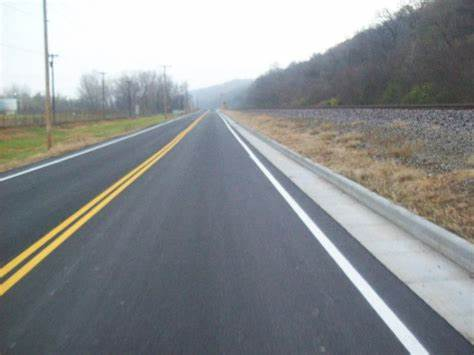
#> input picture test12.jpg, 474 x 355 px, given in place of test2.mp4, which was not available
$ python fixedFindlane.py
#> lines starting #> are read from the running program, lines starting #| are printed output that depends on the picture; after the words box and inside, x2 and y2 are one past the last pixel; in counts of white or black regions, pixels touching at a corner belong together; long printed decimals are rounded; pictures that were not available may be replaced by others from this repository, and a replacement may not be noted
#> further down, frame is the input picture: shape (355, 474, 3); mean B, G, R 145.4, 143.2, 139.9
import cv2
import numpy as np
#import matplotlib.pyplot as plt

def average_slope_intercept(image, lines):
    left_fit = []
    right_fit = []
    if lines is not None:
        for line in lines:
            x1, y1, x2, y2 = line.reshape(4)
            parameters = np.polyfit((x1, x2), (y1, y2), 1)
            slope = parameters[0]
            intercept = parameters[1]
            if slope > 0:
                left_fit.append((slope, intercept))
            else:
                right_fit.append((slope, intercept))
    left_fit_average = np.average(left_fit, axis = 0)
    right_fit_average = np.average(right_fit, axis = 0)
    print(left_fit_average, 'left')
    print(right_fit_average, 'right')
    left_line = make_coordinates(image, left_fit_average)
    right_line = make_coordinates(image, right_fit_average)
    return np.array([left_line, right_line])


def make_coordinates(image, line_parameters):
    try:
        slope, intercept = line_parameters
    except TypeError:
        slope, intercept = 0.00001, 0 #fixxing
    #slope, intercept = line_parameters
    y1 = image.shape[0]
    y2 = int(y1*(3/5))
    x1 = int((y1 - intercept)/slope)
    x2 = int((y2 - intercept)/slope)
    return np.array([x1, y1, x2, y2])

def canny(image):
    gray = cv2.cvtColor(image, cv2.COLOR_RGB2GRAY)
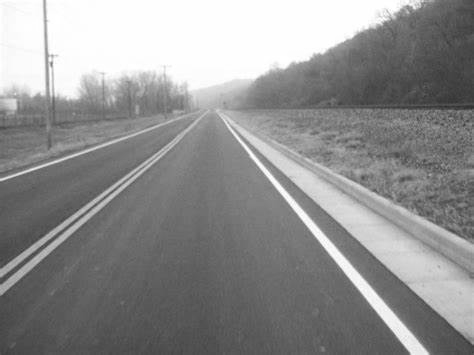
#> gray: shape (355, 474); min 45, max 255, mean 143.5
    blur = cv2.GaussianBlur(gray, (5, 5), 0)
    canny = cv2.Canny(blur, 50, 150)
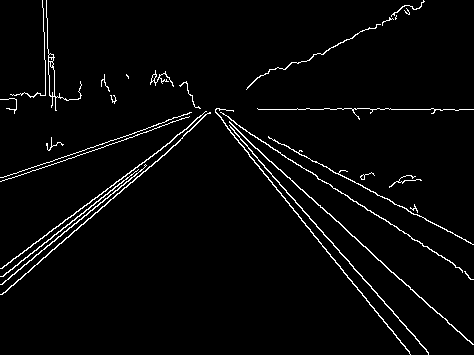
#> canny: shape (355, 474); 3% white in thin lines or dots
    return canny

def display_lines(image, lines):
    line_image = np.zeros_like(image)
    if lines is not None:
        for x1, y1, x2, y2 in lines:
            cv2.line(line_image, (int(x1), int(y1)), (int(x2), int(y2)), (255, 0, 0), 20)
    return line_image


def region_of_interest(image):
    height = image.shape[0]
#> height = 355
    polygons = np.array([[(200, height ), (1100, height), (550, 250)]])
#> polygons = [[200, 355], [1100, 355], [550, 250]]
    mask = np.zeros_like(image)
    cv2.fillPoly(mask, polygons, 255)
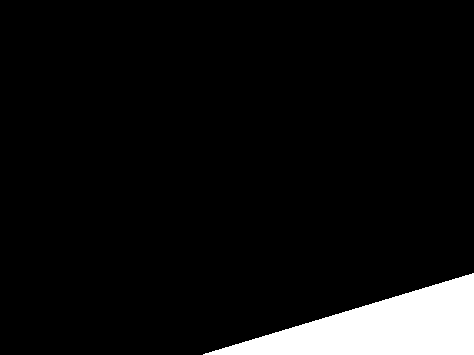
#> mask: shape (355, 474); 6.7% white; 1 white region, box (x1, y1, x2, y2) and area: (203, 273, 474, 355) 11233
    masked_image = cv2.bitwise_and(image, mask)
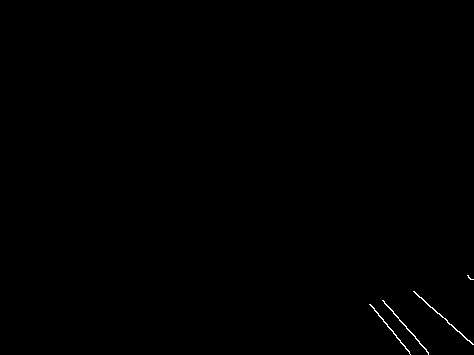
#> masked_image: shape (355, 474); 0.19% white in thin lines or dots, all inside (x1, y1, x2, y2) = (369, 275, 474, 355)
    return masked_image

#test on image
'''
image = cv2.imread('Find_lane/test_image.jpg')
lane_image = np.copy(image)
canny_image = canny(lane_image)
cropped_image = region_of_interest(canny_image)
lines = cv2.HoughLinesP(cropped_image, 2, np.pi/180, 100, np.array([]), minLineLength = 40, maxLineGap = 5 )
averaged_lines = average_slope_intercept(lane_image, lines)
line_image = display_lines(lane_image, averaged_lines)
combo_image = cv2.addWeighted(lane_image, 0.8, line_image, 1, 1)
cv2.imshow("Result_Demo", combo_image)
cv2.waitKey(0)
'''


cap = cv2.VideoCapture("Find_lane/test2.mp4")
while(cap.isOpened()):
    _, frame = cap.read()
    canny_image = canny(frame)
    cropped_image = region_of_interest(canny_image)
    lines = cv2.HoughLinesP(cropped_image, 2, np.pi/180, 100, np.array([]), minLineLength = 40, maxLineGap = 5 )
#> lines = [[414, 291, 472, 344]]
    averaged_lines = average_slope_intercept(frame, lines)
#> the loop in average_slope_intercept, `for line in lines:` made 1 pass
#> (x1, y1, x2, y2, slope, intercept) on pass 1: (414, 291, 472, 344, 0.914, -87.31)
#> after the loop in average_slope_intercept, `for line in lines:`: left_fit = [(0.914, -87.31)]; right_fit = []
#> in average_slope_intercept, `left_fit_average = np.average(left_fit, axis = 0)`: left_fit_average = [0.914, -87.31]
#> in average_slope_intercept, `right_fit_average = np.average(right_fit, axis = 0)`: right_fit_average = nan
#| [  0.9138  -87.310] left
#| nan right
#> in make_coordinates, `slope, intercept = line_parameters`: slope = 0.914; intercept = -87.31
#> in make_coordinates, `x1 = int((y1 - intercept)/slope)`: x1 = 484
#> in make_coordinates, `x2 = int((y2 - intercept)/slope)`: x2 = 328
#> in average_slope_intercept, `left_line = make_coordinates(image, left_fit_average)`: left_line = [484, 355, 328, 213]
#> in average_slope_intercept, `right_line = make_coordinates(image, right_fit_average)`: right_line = [35500000, 355, 21300000, 213]
#> averaged_lines = [[484, 355, 328, 213], [35500000, 355, 21300000, 213]]
    line_image = display_lines(frame, averaged_lines)
#> the loop in display_lines, `for x1, y1, x2, y2 in lines:` made 2 passes
#> after the loop in display_lines, `for x1, y1, x2, y2 in lines:`:
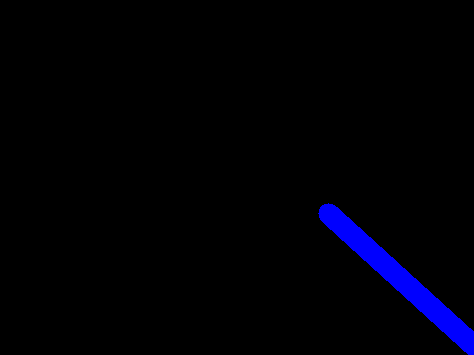
#> line_image: shape (355, 474, 3); mean of channels 0, 1, 2 6.5, 0, 0; drawn as B, G, R
    combo_image = cv2.addWeighted(frame, 0.8, line_image, 1, 1)
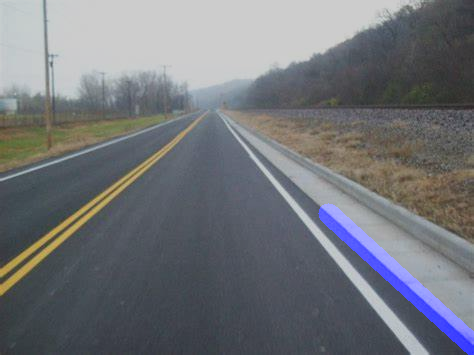
#> combo_image: shape (355, 474, 3); mean B, G, R 120.6, 115.5, 112.9
    cv2.imshow("Result_Demo", combo_image)
    if cv2.waitKey(10) & 0xFF == ord('q'):
#> (key q is pressed here)
        break
cap.release()
cv2.destroyAllWindows()

$ run again, on test122.jpg
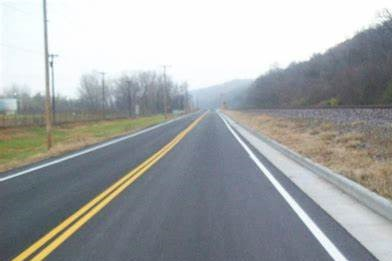
#> input picture test122.jpg, 392 x 261 px, given in place of test2.mp4, which was not available
#> frame is the input picture: shape (261, 392, 3); mean B, G, R 166.5, 165.6, 162.4
#> in canny, `canny = cv2.Canny(blur, 50, 150)`:
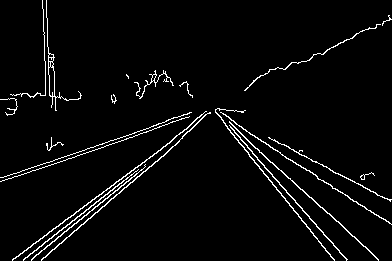
#> canny: shape (261, 392); 3.6% white in thin lines or dots
#> mask: shape (261, 392); 0.63% white; 1 white region, box (x1, y1, x2, y2) and area: (231, 254, 392, 261) 643
#> masked_image: shape (261, 392); 0.03% white in thin lines or dots, all inside (x1, y1, x2, y2) = (330, 255, 379, 261)
#> lines = None
#> left_line = [26099999, 261, 15599999, 156]
#> averaged_lines = [[26099999, 261, 15599999, 156], [26099999, 261, 15599999, 156]]
#> the loop in display_lines, `for x1, y1, x2, y2 in lines:` made 2 passes
#> `combo_image = cv2.addWeighted(frame, 0.8, line_image, 1, 1)`:
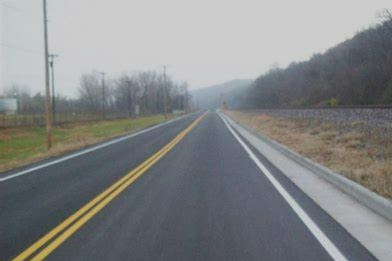
#> combo_image: shape (261, 392, 3); mean B, G, R 134.2, 133.5, 130.9
